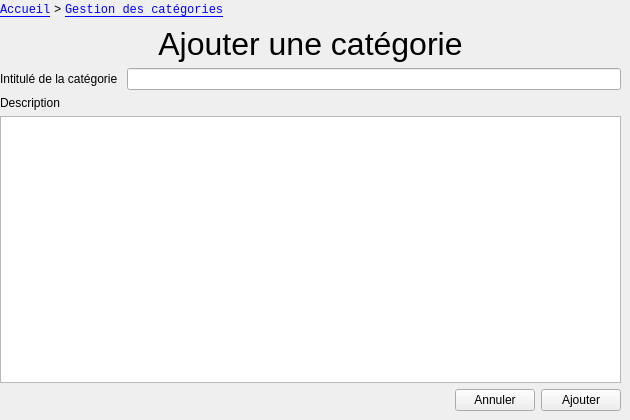
      <widget class="QWidget" name="add_category">
       <widget class="QWidget" name="verticalLayoutWidget">
        <property name="geometry">
         <rect>
          <x>0</x>
          <y>0</y>
          <width>621</width>
          <height>411</height>
         </rect>
        </property>
        <layout class="QVBoxLayout" name="verticalLayout">
         <item>
          <layout class="QHBoxLayout" name="horizontalLayout_ariane">
           <property name="spacing">
            <number>3</number>
           </property>
           <property name="topMargin">
            <number>0</number>
           </property>
           <item>
            <widget class="QLabel" name="label_ariane_home">
             <property name="font">
              <font>
               <family>Courier New</family>
               <pointsize>9</pointsize>
               <underline>true</underline>
              </font>
             </property>
             <property name="styleSheet">
              <string notr="true">color: #006; margin-top:-6px;</string>
             </property>
             <property name="text">
              <string>&lt;a href=&quot;0&quot;&gt;Accueil&lt;/a&gt;</string>
             </property>
            </widget>
           </item>
           <item>
            <widget class="QLabel" name="label_ariane_separator">
             <property name="font">
              <font>
               <family>Courier New</family>
               <pointsize>9</pointsize>
              </font>
             </property>
             <property name="styleSheet">
              <string notr="true">margin-top:-6px;</string>
             </property>
             <property name="text">
              <string>&gt;</string>
             </property>
            </widget>
           </item>
           <item>
            <widget class="QLabel" name="label_ariane_category">
             <property name="font">
              <font>
               <family>Courier New</family>
               <pointsize>9</pointsize>
               <underline>true</underline>
              </font>
             </property>
             <property name="styleSheet">
              <string notr="true">color: #006;margin-top:-6px;</string>
             </property>
             <property name="text">
              <string>&lt;a href=&quot;1&quot;&gt;Gestion des catégories&lt;/a&gt;</string>
             </property>
            </widget>
           </item>
           <item>
            <spacer name="horizontalSpacer_2">
             <property name="orientation">
              <enum>Qt::Horizontal</enum>
             </property>
             <property name="sizeHint" stdset="0">
              <size>
               <width>40</width>
               <height>20</height>
              </size>
             </property>
            </spacer>
           </item>
          </layout>
         </item>
         <item>
          <widget class="QLabel" name="label_titre_add_category">
           <property name="font">
            <font>
             <family>Ubuntu</family>
             <pointsize>24</pointsize>
            </font>
           </property>
           <property name="styleSheet">
            <string notr="true">margin-top:-6px;</string>
           </property>
           <property name="text">
            <string>Ajouter une catégorie</string>
           </property>
           <property name="alignment">
            <set>Qt::AlignCenter</set>
           </property>
           <property name="margin">
            <number>0</number>
           </property>
          </widget>
         </item>
         <item>
          <layout class="QGridLayout" name="gridLayout_add_category">
           <item row="0" column="0">
            <widget class="QLabel" name="label_nom">
             <property name="text">
              <string>Intitulé de la catégorie </string>
             </property>
            </widget>
           </item>
           <item row="0" column="1">
            <widget class="QLineEdit" name="lineEdit_nom"/>
           </item>
           <item row="2" column="0" colspan="2">
            <widget class="QPlainTextEdit" name="plainTextEdit_description"/>
           </item>
           <item row="1" column="0" colspan="2">
            <widget class="QLabel" name="label_description">
             <property name="text">
              <string>Description</string>
             </property>
            </widget>
           </item>
          </layout>
         </item>
         <item>
          <layout class="QHBoxLayout" name="horizontalLayout_2">
           <item>
            <spacer name="horizontalSpacer">
             <property name="orientation">
              <enum>Qt::Horizontal</enum>
             </property>
             <property name="sizeHint" stdset="0">
              <size>
               <width>40</width>
               <height>20</height>
              </size>
             </property>
            </spacer>
           </item>
           <item>
            <widget class="QPushButton" name="pushButton_cancel_2">
             <property name="text">
              <string>Annuler</string>
             </property>
            </widget>
           </item>
           <item>
            <widget class="QPushButton" name="pushButton">
             <property name="text">
              <string>Ajouter</string>
             </property>
             <property name="icon">
              <iconset resource="images.qrc">
               <normaloff>:/icones/images/add.png</normaloff>:/icones/images/add.png</iconset>
             </property>
            </widget>
           </item>
          </layout>
         </item>
        </layout>
       </widget>
      </widget>
